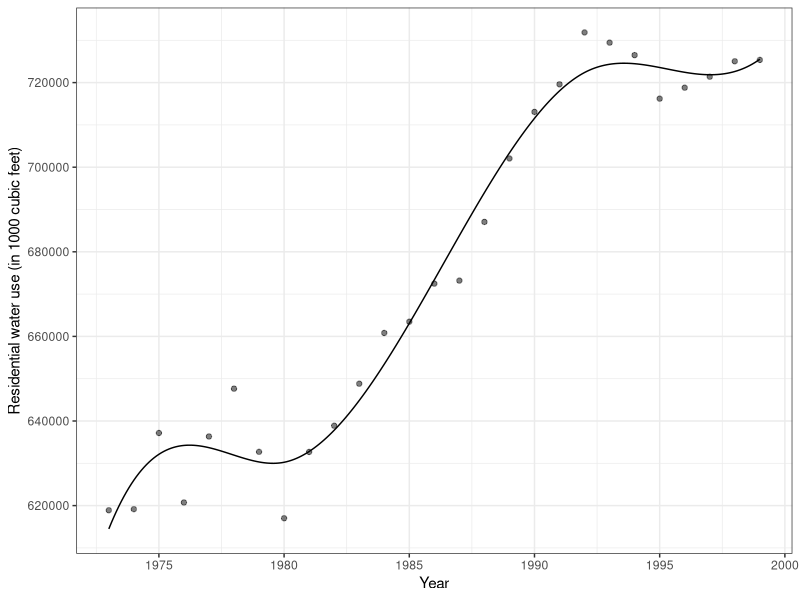
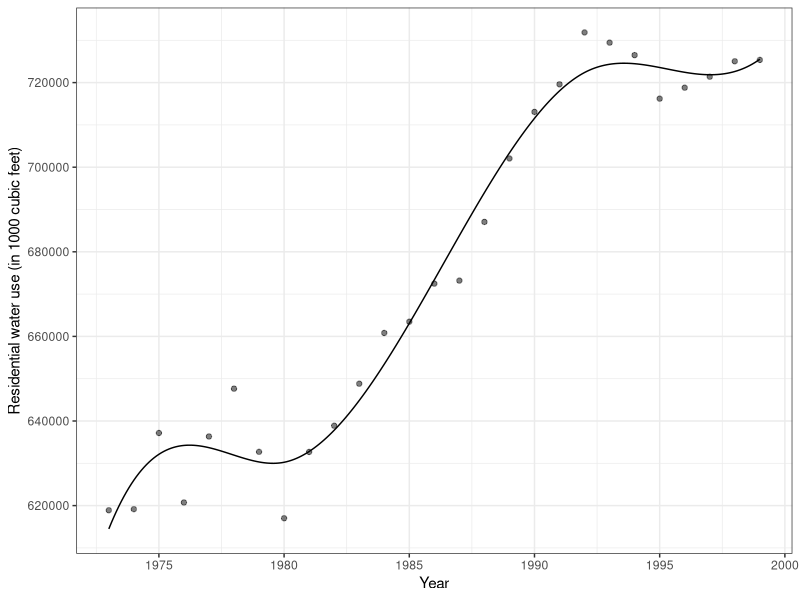
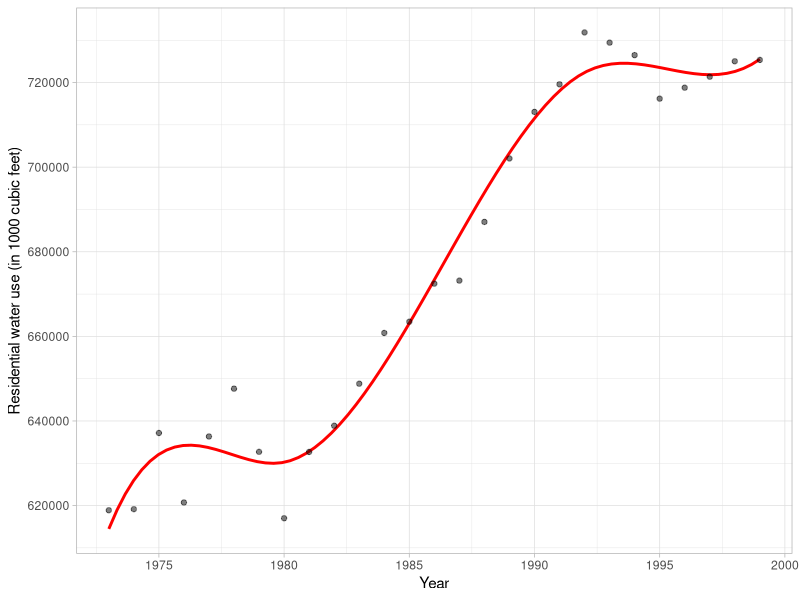

The R script that drew these images, in order:
##################################################
### Load libraries
##################################################

library(broom)
library(tidyverse)
library(splines)



##################################################
### Import and prepare data
##################################################

tokyo = read_csv("data/tokyo-water-use.csv")
head(tokyo)



##################################################
### Spline model
##################################################

# Create indicators
tokyo = tokyo %>%
  mutate(
    I_1 = if_else(year <= 1980, 0, (year - 1980)^3),
    I_2 = if_else(year <= 1992, 0, (year - 1992)^3)
  )


# Fit spline model
lm.spline.3 = lm(water_use ~ 1 + poly(year, 3) + I_1 + I_2, data = tokyo)
glance(lm.spline.3)



##################################################
### Plot the fitted model
##################################################

# Create plotting data
plot_data = data.frame(
  year = seq(from = 1973, to = 1999, by = 0.1)
) %>%
  mutate(
    I_1 = if_else(year <= 1980, 0, (year - 1980)^3),
    I_2 = if_else(year <= 1992, 0, (year - 1992)^3)
  ) %>%
  mutate(
    yhat = predict(lm.spline.3, newdata = .)
  )

# Plot
ggplot(data = plot_data, aes(x = year, y = yhat)) +
  geom_line() +
  geom_point(data = tokyo, aes(x = year, y = water_use), alpha = 0.5) +
  theme_bw() +
  scale_x_continuous(name = "Year", breaks = seq(from = 1970, to = 2005, by = 5)) +
  scale_y_continuous(
    name = "Residential water use (in 1000 cubic feet)", 
    breaks = seq(from = 600000, to = 740000, by = 20000)
  )



##################################################
### B-spline model
##################################################

# Fit cubic spline using B-spline basis - Need to load the splines package
bs.1 = lm(water_use ~ 1 + bs(year, knots = c(1980, 1992)), data = tokyo)

# Model-level output
glance(bs.1)

# Coefficeint-level output
tidy(bs.1)



##################################################
### Design matrices to compare basis
##################################################

# First 10 rows of design matrix for initial basis---using poly()
model.matrix(lm.spline.3)[1:10, ]

# First 10 rows of design matrix for B-spline basis
model.matrix(bs.1)[1:10, ]



##################################################
### Plot fitted B-spline model
##################################################

# Set up data to plot
plot_data = data.frame(
  year = seq(from = 1973, to = 1999, by = 0.1)
) %>%
  mutate(
    yhat = predict(bs.1, newdata = .)
  )

# Plot
ggplot(data = plot_data, aes(x = year, y = yhat)) +
  geom_line() +
  geom_point(data = tokyo, aes(x = year, y = water_use), alpha = 0.5) +
  theme_bw() +
  scale_x_continuous(name = "Year", breaks = seq(from = 1970, to = 2005, by = 5)) +
  scale_y_continuous(
    name = "Residential water use (in 1000 cubic feet)", 
    breaks = seq(from = 600000, to = 740000, by = 20000)
  )



##################################################
### Plot fitted B-spline model using geom_smooth()
##################################################

# Plot
ggplot(data = plot_data, aes(x = year, y = yhat)) +
  geom_smooth(method = "lm", formula = y~bs(x, knots = c(1980, 1992)), color = "red") +
  geom_point(data = tokyo, aes(x = year, y = water_use), alpha = 0.5) +
  theme_light() +
  scale_x_continuous(name = "Year", breaks = seq(from = 1970, to = 2005, by = 5)) + 
  scale_y_continuous(
    name = "Residential water use (in 1000 cubic feet)",
    breaks = seq(from = 600000, to = 740000, by = 20000)
  )





